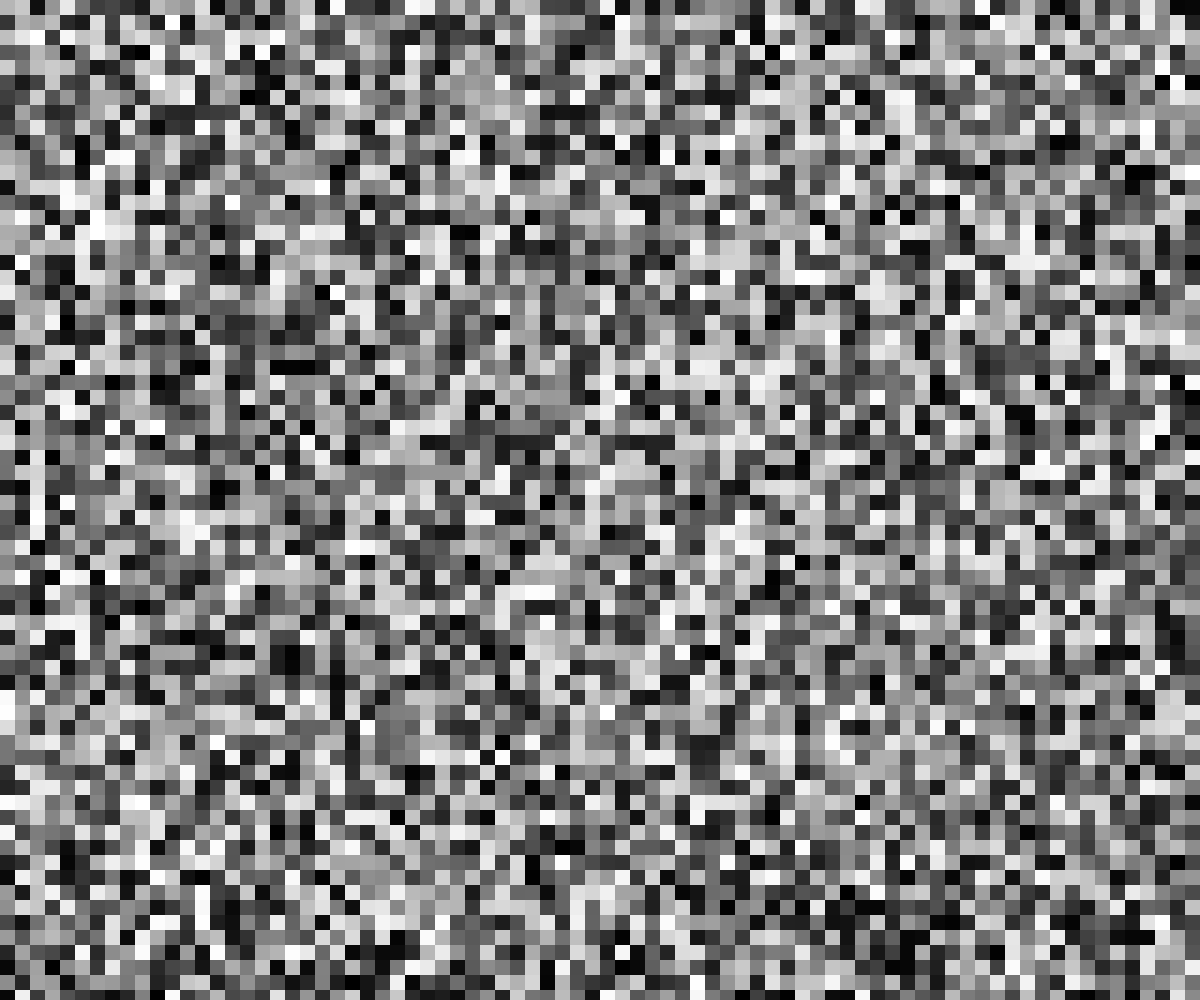
Frame 1 (no input)
Frame 60 (no input): identical to frame 1, image omitted
Frame 120 (the mouse pressed at the canvas centre since frame 60): identical to frame 1, image omitted

The p5.js sketch that drew this single still picture (run headless with seeded random() and noise() and a simulated clock; from frame 60 on, the mouse is pressed at the canvas centre):

// p5.js sketch
// ── sketch.js
function setup() {
	createCanvas(windowWidth, windowHeight);
	visualize(15);
}

function draw() {

}

function visualize(res) {

	for( var i = 0; i < width; i += res) {
		for (var j = 0; j < height; j += res) {
			noStroke();
			fill(random(255));
			rect(i, j, 15, 15);
		}
	}
}
